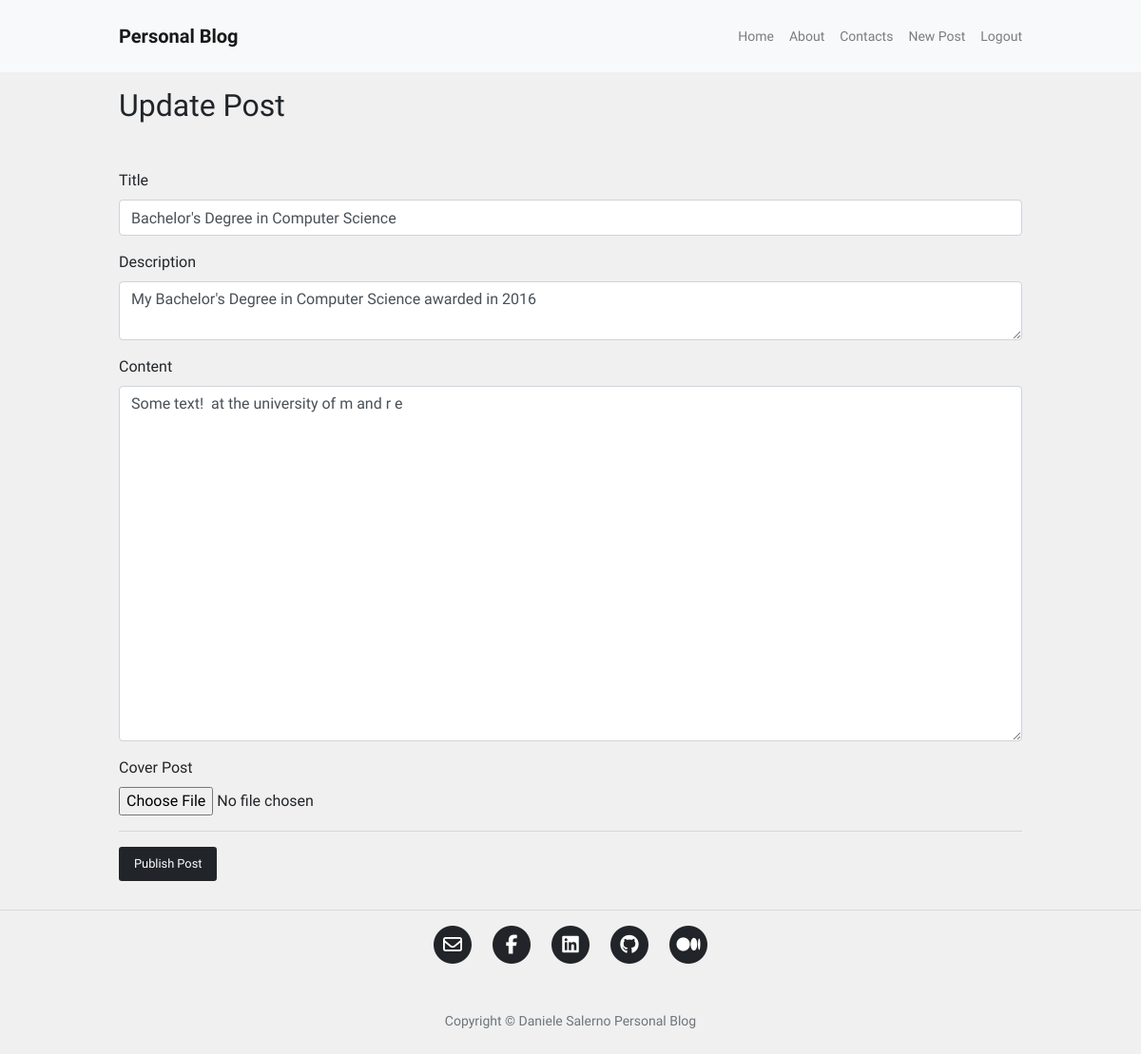
The app's page /post/1/update (signed in), older data.
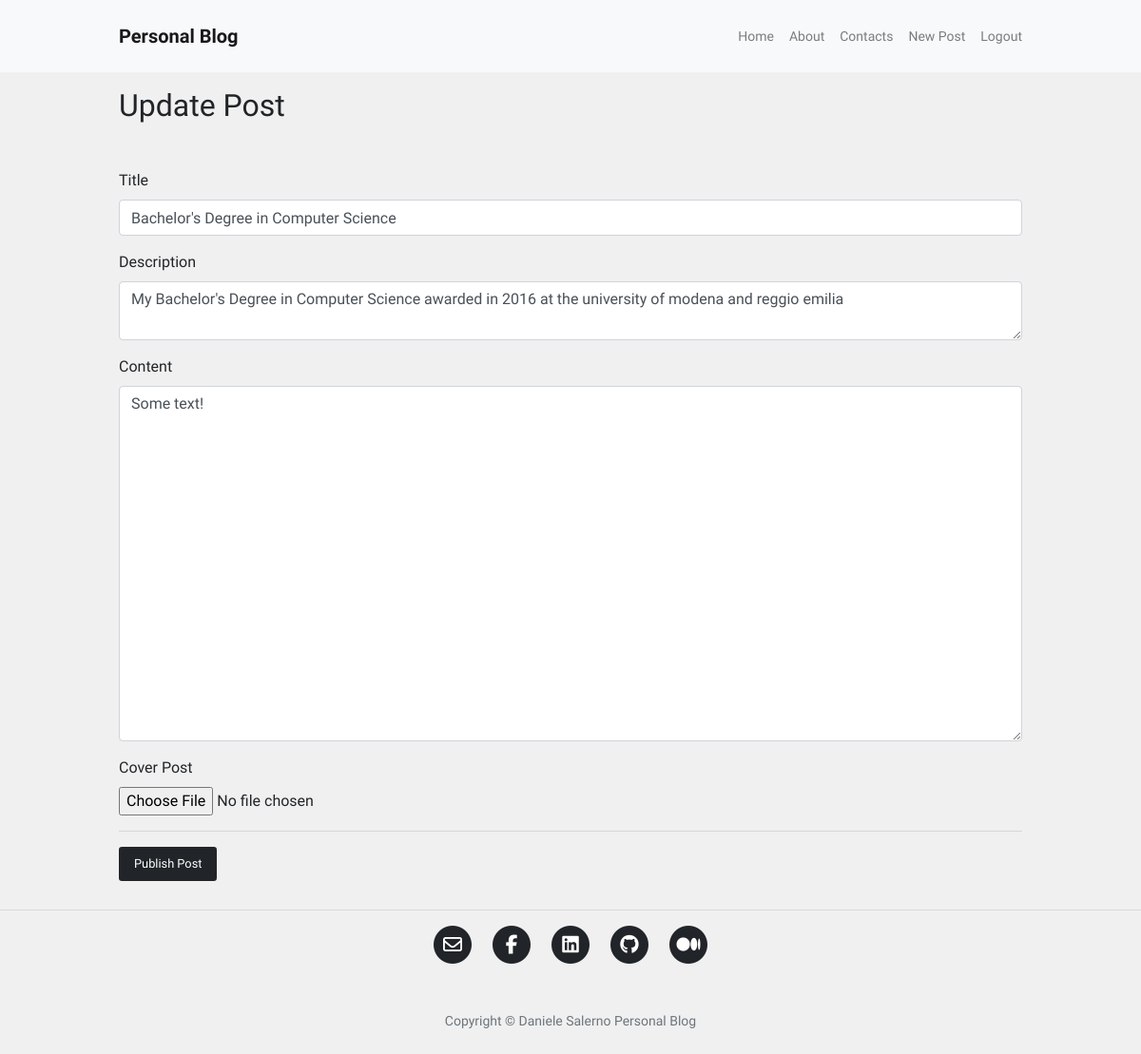
The same page, newer data.
### blog/models.py (models this page shows, shortened)
class Post(db.Model):
    id = db.Column(db.Integer, primary_key=True)
    user_id = db.Column(db.Integer, db.ForeignKey('user.id'), nullable=False)
    insert_time = db.Column(db.DateTime, default=datetime.now)
    title = db.Column(db.String(120), nullable=False)
    description = db.Column(db.String(240))
    body = db.Column(db.Text(), nullable=False)
    slug = db.Column(db.String(250))
    image = db.Column(db.String(120))

### blog/routes.py (the view)
@app.route("/post/<int:post_id>/update", methods=["GET", "POST"])
@login_required
def post_update(post_id):
    post_instance = Post.query.get_or_404(post_id)
    if post_instance.author != current_user:
        abort(403)
    form = PostForm()
    if form.validate_on_submit():
        post_instance.title = form.title.data
        post_instance.description = form.description.data
        post_instance.body = form.body.data
        if form.image.data:
            try:
                image = save_picture(form.image.data)
                post_instance.image = image
            except Exception:
                db.session.commit()
                flash('Error occoured during image upload')
                return redirect(url_for('post_update', post_id=post_instance.id))
        db.session.commit()
        return redirect(url_for('post_detail', post_slug=post_instance.slug))
    elif request.method == "GET":
        form.title.data = post_instance.title
        form.description.data = post_instance.description
        form.body.data = post_instance.body
    post_image = post_instance.image or None
    return render_template("post_editor.html", form=form, post_image=post_image)

### blog/forms.py
class PostForm(FlaskForm):
    title = StringField('Title',
                        validators=[DataRequired('Mandatory Field!'),
                        Length(min=3, max=120, message="title range from 3 to 120 chars")]
                        )
    description = TextAreaField('Description',
                                validators=[Length(max=240, message="description no more than 240 chars")]
                        )
    body = TextAreaField('Content', validators=[DataRequired('Mandatory Field!')])
    image = FileField('Cover Post', validators=[FileAllowed(['jpg', 'jpeg', 'png'])])
    submit = SubmitField('Publish Post')

### blog/models.py (called while the page is built)
@login_manager.user_loader
def load_user(id):
    return User.query.get(int(id))

### blog/templates/post_editor.html (shortened to what this page needs)
{% extends 'base.html' %}
{% block content %}
<div class="container content-container mt-3 px-3 px-lg-0">
    {% if request.path == "/create-post" %}
    <h2>Create New Post</h2>
    {% else %}
    <h2>Update Post</h2>
    {% endif %}
    <div class="row no-gutters">
        <div class="col">
            <form method="POST" enctype="multipart/form-data" novalidate>
                <div class="form-group">
                    {{ form.title.label }}
                    {{ form.title(class="form-control") }}
                </div>
                <div class="form-group">
                    {{ form.description.label }}
                    {{ form.description(class="form-control") }}
                </div>
                <div class="form-group">
                    {{ form.body.label }}
                    {{ form.body(class="form-control", rows=15) }}
                </div>
                <div class="form-group">
                    {{ form.image.label }}
                    {{ form.image(class="form-control-file") }}
                </div>
                <hr>
                {{ form.submit(class="btn btn-sm btn-outline-secondary mouse-cursor-gradient-tracking") }}
            </form>
        </div>
    </div>
</div>
{% endblock %}

Row changes from the older to the newer data that the page shows:
changed Post "Bachelor's Degree in Computer Science": description "My Bachelor's Degree in Computer Science awarded in 2016" → "My Bachelor's Degree in Computer Science awarded in 2016 at the university of modena and reggio emilia"; body "Some text! at the university of m and r e" → "Some text!"
